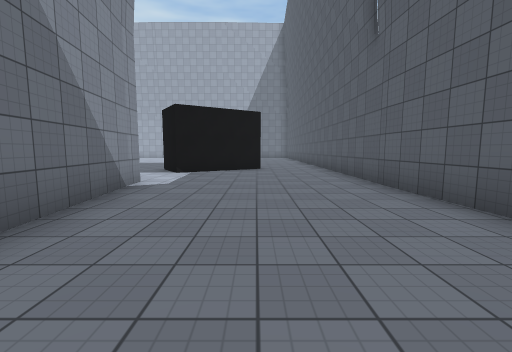
[1] (above)

19 first-person views from a walk through a 3-D level made in the Unity game engine. The camera is 1.4 m above the floor, tilts 6° down and sees 90° across. The floor is counted in squares, 2 m on a side. Each view is taken from the middle of a square. On the plan, view 1 faces up. The plan holds only what a view shows up to about 9 squares ahead; the rest is blank. The place goes on beyond the plan. The player is left out. Surface patterns are stand-ins for the level's own textures.

[2]
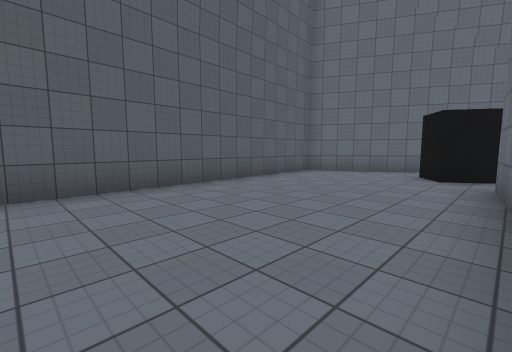

[3]
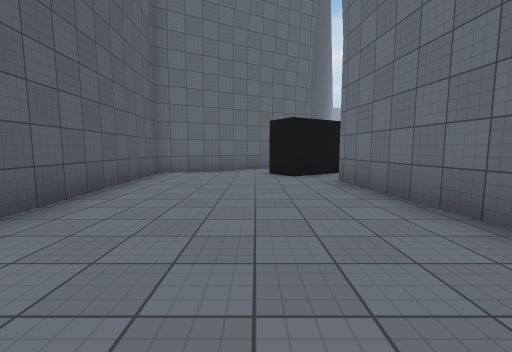

[4]
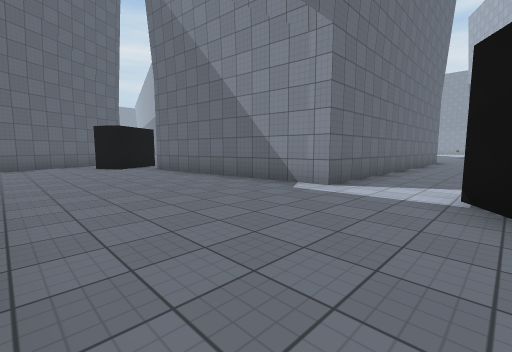

[5]
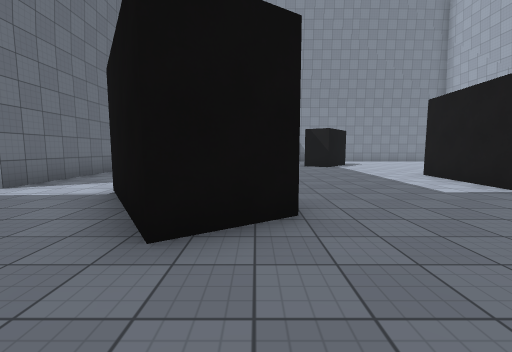

[6]
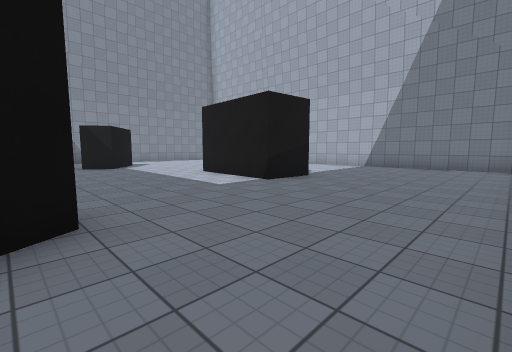

[7]
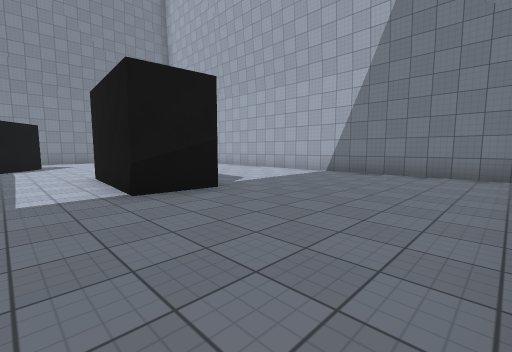

[8]
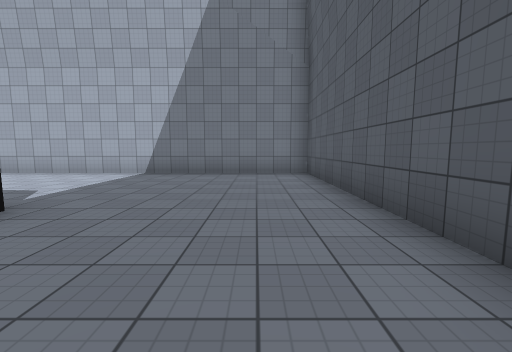

[9]
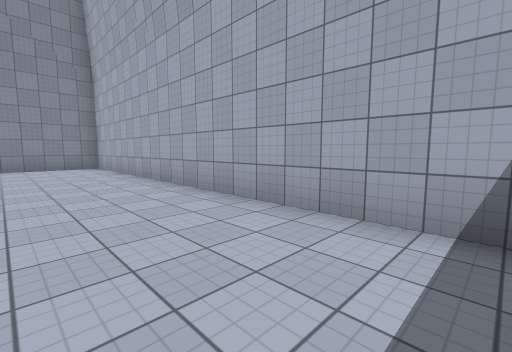

[10]
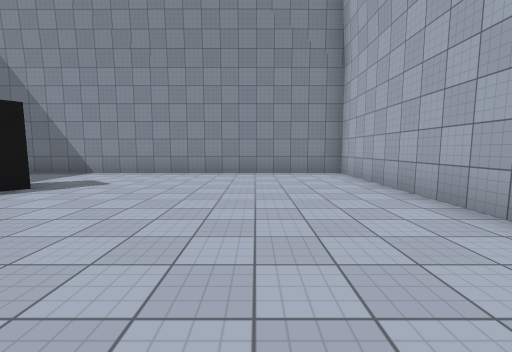

[11]
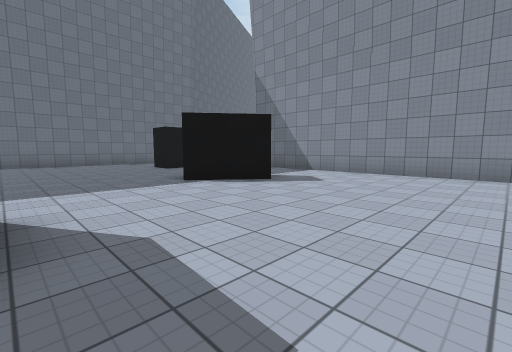

[12]
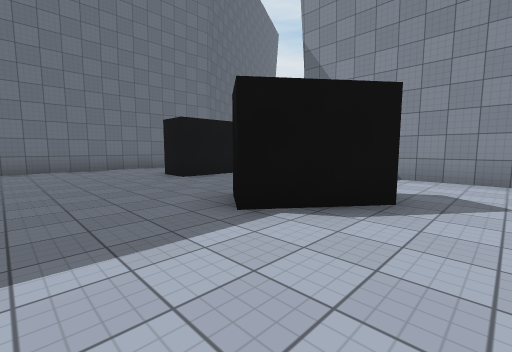

[13]
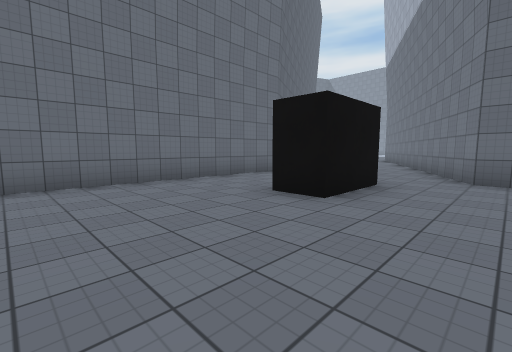

[14]
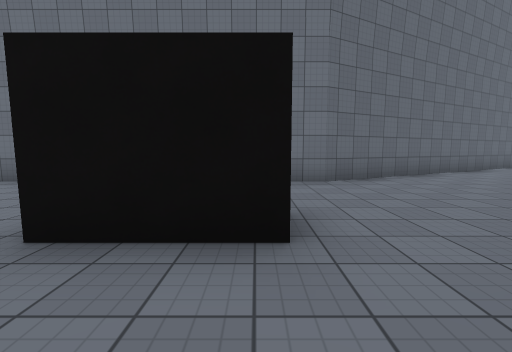

[15]
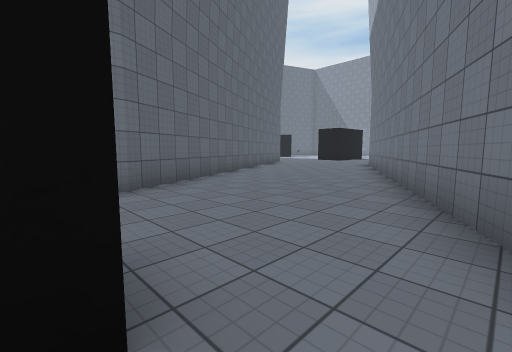

[16]
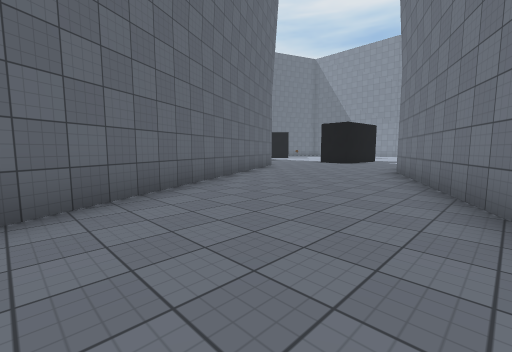

[17]
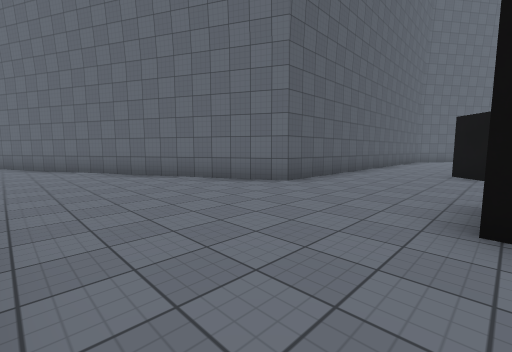

[18]
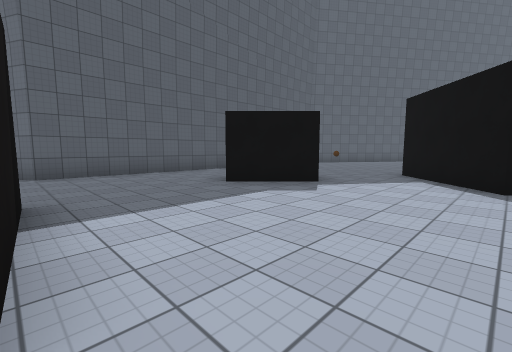

[19]
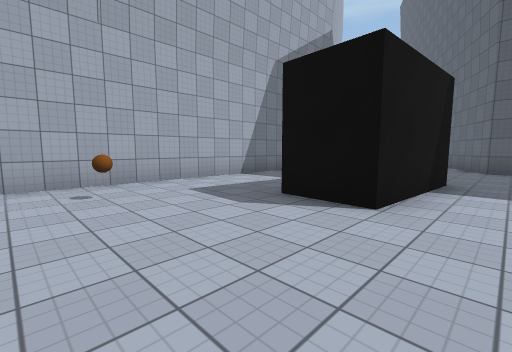

### Floor plan
Points are (right, up) in squares from view 1. A wall is a line through its corners. A room is listed if a view was taken in it or the views show most of it. See-through windows are left out.
Room 1 (views 1, 2, 3)
walls: (-2.5, 5.5) (-1.8, -0.7); (-2.5, -2.5) (-0.9, -1.5) (-0.3, -2.4); (-0.4, -4.1) (2.8, -2.3) (2.5, 5.5) (2.5, 7.4); (0.2, 9.2) (-2.3, 7.6)
ways out: opening at (-0.5, 7.2) to room 2; opening at (-2, -1)
Room 2 (views 4, 5, 6, 7, 8, 9, 10, 11, 12, 13, 14, 15, 16, 17, 18, 19)
walls: (-11.4, 9.1) (-9.3, 9.1) (-9.3, 8.1); (-9.6, 14.1) (-7.9, 12.8) (-8.5, 11.9); (-2.3, 7.6) (-3.2, 8.8); (-0.7, 10.5) (0.2, 9.2); (-25.1, 5.5) (-32.1, 5.5); (-1.9, 15.9) (-2, 14.4) (-4.9, 14.6); (-26, 0.9) (-29, 1.1) (-28.8, 2.6); (2.5, 7.4) (2.5, 9.1); (2.5, 14.4) (2.5, 20.5) (-12.5, 20.5) (-12.5, 10.5) (-22.5, 5.5); (-22.5, -4.4) (-22.5, 0.5) (-12.5, 5.5) (-2.5, 5.5); (-27.2, -3.9) (-25.6, -2.4) (-24.9, -3.2); (-30, -4.4) (-27.9, -6.7)
ways out: opening at (-0.5, 7.2) to room 1; opening at (-25.4, -4.8)
objects: brown ball (-31, 4)

Where each view was taken, in squares from view 1:
view 1: 0 up, 0 right, facing up
view 2: 5 up, 2 left, facing down-right
view 3: 5 up, 0 right, facing down
view 4: 8 up, 2 right, facing down-left
view 5: 10 up, 2 right, facing left
view 6: 10 up, 2 right, facing up-left
view 7: 13 up, 2 right, facing up-left
view 8: 13 up, 1 right, facing up
view 9: 18 up, 2 left, facing up-left
view 10: 18 up, 5 left, facing left
view 11: 18 up, 5 left, facing down-left
view 12: 15 up, 6 left, facing down-left
view 13: 11 up, 6 left, facing down-left
view 14: 11 up, 11 left, facing down
view 15: 10 up, 11 left, facing down-left
view 16: 8 up, 14 left, facing down-left
view 17: 5 up, 26 left, facing down-right
view 18: 1 up, 30 left, facing down-right
view 19: 0 up, 32 left, facing up-right
